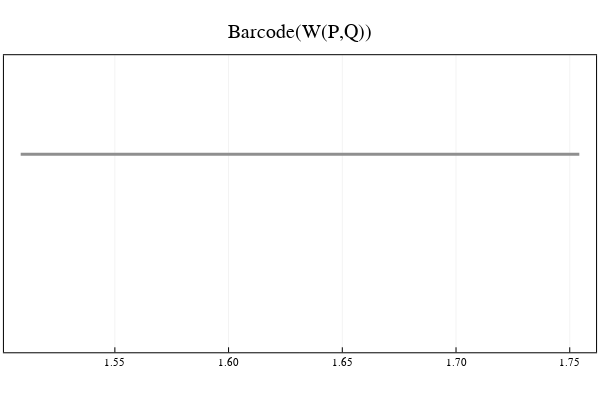

This figure's notebook cell:
### Markdown cell above
## 4(b). Run Witness persistence & select interval of interest
* Hover over the Witness barcode to select interval

### Code cell
W_PQ = compute_Witness_persistence(D_P_Q, maxdim = dim)
p1 = plot_barcode(barcode(W_PQ["eirene_output"], dim = 1) , lw = 3, title = "Barcode(W(P,Q))")
plot(p1)

### Figure 1 — Plotly figure (JSON) as saved in the notebook; plotly's stock layout.template omitted (floating-point values rounded to 4 significant figures)
{"data": [{"colorbar": {"title": ""}, "hoverinfo": "text", "legendgroup": "y1", "line": {"color": "rgba(143, 143, 143, 1.000)", "dash": "solid", "shape": "linear", "width": 3}, "mode": "lines", "name": "y1", "showlegend": true, "text": ["class 1", "class 1"], "type": "scatter", "x": [1.509, 1.754], "xaxis": "x1", "y": [1, 1], "yaxis": "y1", "zmax": null, "zmin": null}], "layout": {"annotations": [{"font": {"color": "rgba(0, 0, 0, 1.000)", "family": "sans-serif", "size": 20}, "rotation": 0, "showarrow": false, "text": "Barcode(W(P,Q))", "x": 0.5, "xanchor": "center", "xref": "paper", "y": 1, "yanchor": "top", "yref": "paper"}], "height": 400, "margin": {"b": 20, "l": 0, "r": 0, "t": 20}, "paper_bgcolor": "rgba(255, 255, 255, 1.000)", "plot_bgcolor": "rgba(255, 255, 255, 1.000)", "showlegend": false, "width": 600, "xaxis": {"anchor": "y1", "domain": [0.006562, 0.9934], "gridcolor": "rgba(0, 0, 0, 0.100)", "gridwidth": 0.5, "linecolor": "rgba(0, 0, 0, 1.000)", "mirror": true, "range": [1.501, 1.762], "showgrid": true, "showline": true, "showticklabels": true, "tickangle": 0, "tickcolor": "rgb(0, 0, 0)", "tickfont": {"color": "rgba(0, 0, 0, 1.000)", "family": "sans-serif", "size": 11}, "tickmode": "array", "ticks": "inside", "ticktext": ["1.55", "1.60", "1.65", "1.70", "1.75"], "tickvals": [1.55, 1.6, 1.65, 1.7, 1.75], "title": "", "titlefont": {"color": "rgba(0, 0, 0, 1.000)", "family": "sans-serif", "size": 15}, "type": "-", "visible": true, "zeroline": false, "zerolinecolor": "rgba(0, 0, 0, 1.000)"}, "yaxis": {"anchor": "x1", "domain": [0.07699, 0.9022], "gridcolor": "rgba(0, 0, 0, 0.100)", "gridwidth": 0.5, "linecolor": "rgba(0, 0, 0, 1.000)", "mirror": true, "range": [-1, 2], "showgrid": true, "showline": true, "showticklabels": true, "tickangle": 0, "tickcolor": "rgb(0, 0, 0)", "tickfont": {"color": "rgba(0, 0, 0, 1.000)", "family": "sans-serif", "size": 11}, "tickmode": "array", "ticks": "inside", "ticktext": [], "tickvals": [], "title": "", "titlefont": {"color": "rgba(0, 0, 0, 1.000)", "family": "sans-serif", "size": 15}, "type": "-", "visible": true, "zeroline": false, "zerolinecolor": "rgba(0, 0, 0, 1.000)"}}}
